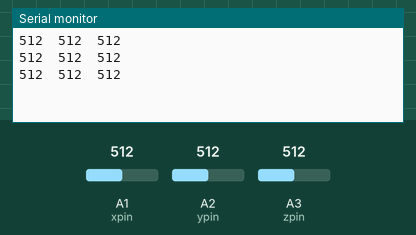
This sketch was run on a simulated Arduino Uno, built with avr-gcc and run on an emulated ATmega328P. Shown: the last lines printed to the serial monitor. The inputs (shaded band) are chosen by the test bench; at power-on: A1 (xpin) = 512, A2 (ypin) = 512, A3 (zpin) = 512.

Above: at 1.3 s.
1.4 s: A1 (xpin) set to 716
At 1.9 s:
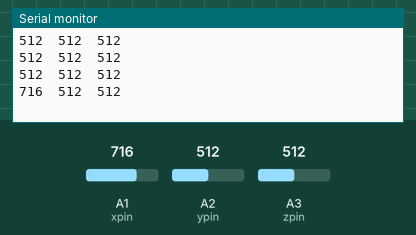
2.9 s: A2 (ypin) set to 716
At 3.4 s:
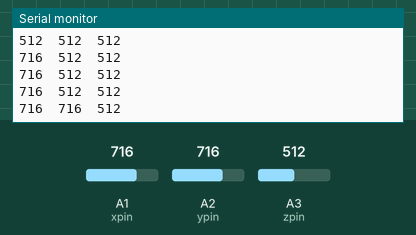
4.4 s: A3 (zpin) set to 716
At 4.9 s:
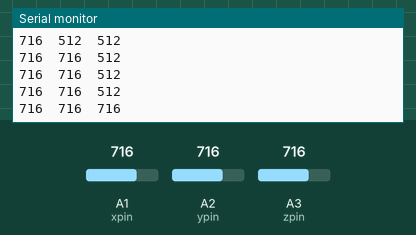
5.9 s: A1 (xpin) set to 900
At 6.4 s:
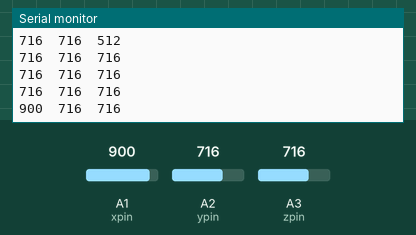
7.4 s: A2 (ypin) set to 900
At 7.9 s:
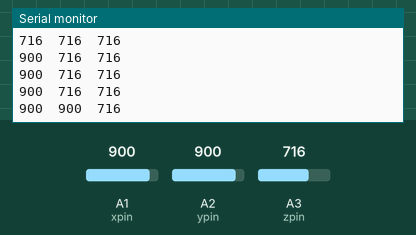
8.9 s: A3 (zpin) set to 900
At 9.4 s:
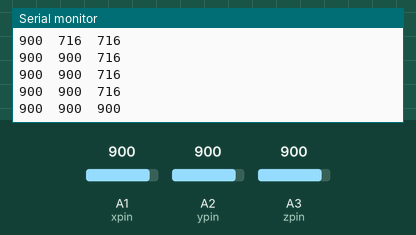
Timing chart, 0 to 11.4 s (numbered marks = the images above; inputs shaded):
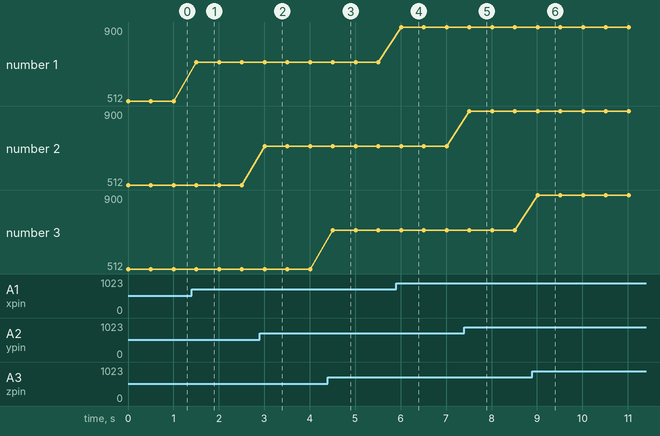

Measured:
- after the input at 1.4 s, the serial monitor: prints a new line after 0.10 s (image 1)
- after the input at 2.9 s, the serial monitor: prints a new line after 0.11 s (image 2)
- after the input at 4.4 s, the serial monitor: prints a new line after 0.11 s (image 3)
- after the input at 5.9 s, the serial monitor: prints a new line after 0.11 s (image 4)
- after the input at 7.4 s, the serial monitor: prints a new line after 0.11 s (image 5)
- after the input at 8.9 s, the serial monitor: prints a new line after 0.12 s (image 6)
- plotted number 1: 512 → 716 after the input at 1.4 s, 716 → 900 after the input at 5.9 s

The sketch:

ADXL335.ino
```cpp
  /**
   * By Gustavo Terras
   *
   * Acelerometro modelo - ADXL335
   *
   * 5v
   * gnd
   * analog 1 x-axis
   * analog 2 y-axis
   * analog 3 z-axis
  */

  const int xpin = 1;
  const int ypin = 2;
  const int zpin = 3;

  void setup(){
   Serial.begin(9600);
  }

  void loop(){

   int x = analogRead(xpin);

   int y = analogRead(ypin);

   int z = analogRead(zpin);

  Serial.print(x);
  Serial.print("\t");
  Serial.print(y);
  Serial.print("\t");
  Serial.print(z);
  Serial.print("\n");

  delay(500);
  }
```
